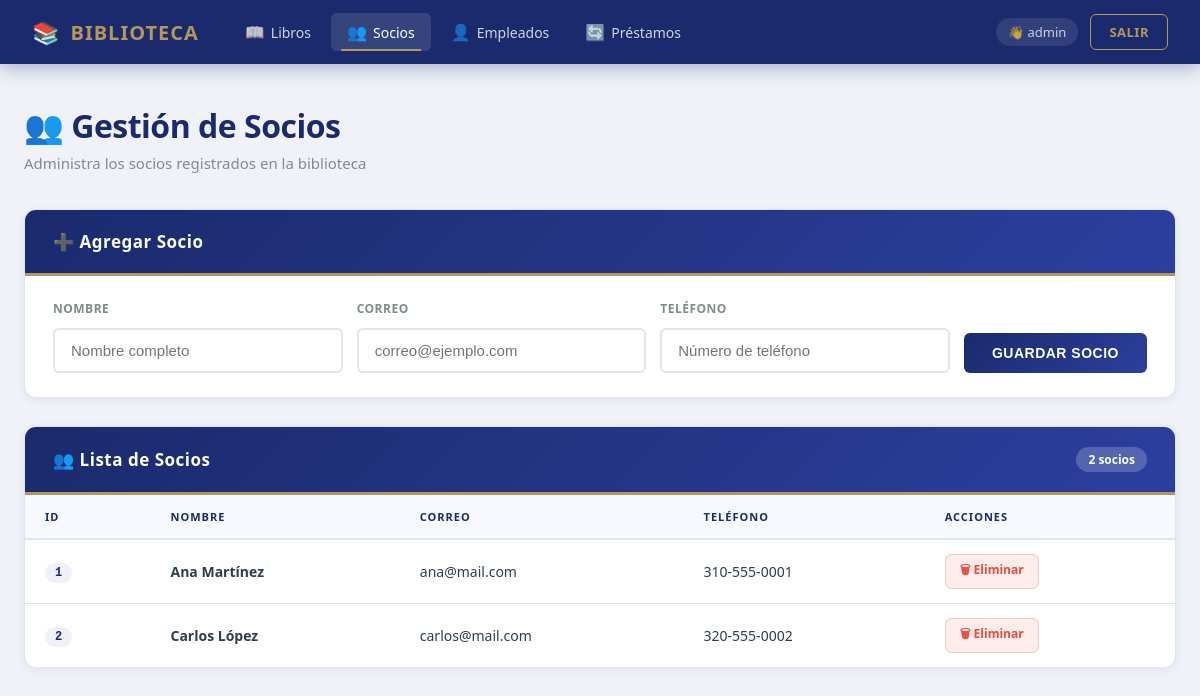
Page /index.php?controlador=socios&accion=inicio (signed in) on the committed database.
### tables this page shows
CREATE TABLE IF NOT EXISTS socios (
    id_socio  INT AUTO_INCREMENT PRIMARY KEY,
    nombre    VARCHAR(150) NOT NULL,
    correo    VARCHAR(150),
    telefono  VARCHAR(20)
);

### controllers/SocioController.php (called while the page is built, shortened)
<?php
require_once 'models/SocioModel.php';
class SocioController {
    private $model;
    public function __construct() {
        $this->model = new SocioModel();
    }
    public function inicio() {
        $socios = $this->model->listar();
        require_once 'view/socios/index.php';
    }
}

### core/Database.php (called while the page is built, shortened)
<?php
class Database {
    private $host = 'localhost';
    private $db   = 'biblioteca';
    private $user = 'root';
    private $pass = '';
    private $charset = 'utf8mb4';
    public function __construct() {
        try {
            $dsn = "mysql:host={$this->host};dbname={$this->db};charset={$this->charset}";
            $options = [
                PDO::ATTR_ERRMODE            => PDO::ERRMODE_EXCEPTION,
                PDO::ATTR_DEFAULT_FETCH_MODE => PDO::FETCH_ASSOC,
                PDO::ATTR_EMULATE_PREPARES   => false,
            ];
            $this->pdo = new PDO($dsn, $this->user, $this->pass, $options);
        } catch (PDOException $e) {
            die("Error crítico de conexión: " . $e->getMessage());
        }
    }
}
?>

### models/SocioModel.php (called while the page is built, shortened)
<?php
require_once 'core/Database.php';
class SocioModel extends Database {
    public function listar() {
        return $this->pdo->query("SELECT * FROM socios")->fetchAll();
    }
}

### view/socios/index.php (the view, shortened to what this page needs)
<!DOCTYPE html>
<html lang="es">
<head>
    <link rel="stylesheet" href="asses/stilos.css">
</head>
<body>
    <?php
    include_once 'view/layout/menu.php';
    ?>
    <main class="main-wrapper">
        <div class="page-header reveal">
            <h1 class="page-title">👥 Gestión de Socios</h1>
            <p class="page-subtitle">Administra los socios registrados en la biblioteca</p>
        </div>
        <div class="card reveal">
            <div class="card-header">
                <h2>➕ Agregar Socio</h2>
            </div>
            <div class="card-body">
                <form action="index.php?controlador=socios&accion=guardar" method="POST" class="form-inline">
                    <div class="form-group">
                        <label>Nombre</label>
                        <input type="text" name="nombre" placeholder="Nombre completo" required>
                    </div>
                    <div class="form-group">
                        <label>Correo</label>
                        <input type="email" name="correo" placeholder="correo@ejemplo.com">
                    </div>
                    <div class="form-group">
                        <label>Teléfono</label>
                        <input type="text" name="telefono" placeholder="Número de teléfono">
                    </div>
                    <button type="submit" class="btn-primary">Guardar Socio</button>
                </form>
            </div>
        </div>
        <div class="card reveal">
            <div class="card-header">
                <h2>👥 Lista de Socios</h2>
                <span class="badge"><?= count($socios) ?> socios</span>
            </div>
            <div class="table-wrapper">
                <table>
                    <thead>
                        <tr>
                            <th>ID</th>
                            <th>Nombre</th>
                            <th>Correo</th>
                            <th>Teléfono</th>
                            <th>Acciones</th>
                        </tr>
                    </thead>
                    <tbody>
                        <?php if (!empty($socios)): ?>
                            <?php foreach ($socios as $r): ?>
                            <tr class="table-row-reveal">
                                <td><span class="id-badge"><?= htmlspecialchars($r['id_socio']) ?></span></td>
                                <td><strong><?= htmlspecialchars($r['nombre']) ?></strong></td>
                                <td><?= htmlspecialchars($r['correo'] ?? '—') ?></td>
                                <td><?= htmlspecialchars($r['telefono'] ?? '—') ?></td>
                                <td>
                                    <a href="index.php?controlador=socios&accion=eliminar&id=<?= $r['id_socio'] ?>"
                                       class="btn-action btn-delete"
                                       onclick="return confirm('¿Seguro que deseas eliminar este socio?')">
                                        🗑 Eliminar
                                    </a>
                                </td>
                            </tr>
                            <?php endforeach; ?>
                        <?php else: ?>
                            <tr><td colspan="5" class="empty-row">No hay socios registrados aún.</td></tr>
                        <?php endif; ?>
                    </tbody>
                </table>
            </div>
        </div>
    </main>
</body>
</html>

### rows in the picture
socios: id_socio "1", nombre "Ana Martínez", correo "ana@mail.com", telefono "310-555-0001"
socios: id_socio "2", nombre "Carlos López", correo "carlos@mail.com", telefono "320-555-0002"

### other values in the picture
$_SESSION['nombre_usuario'] "admin"
count($socios) "2"
